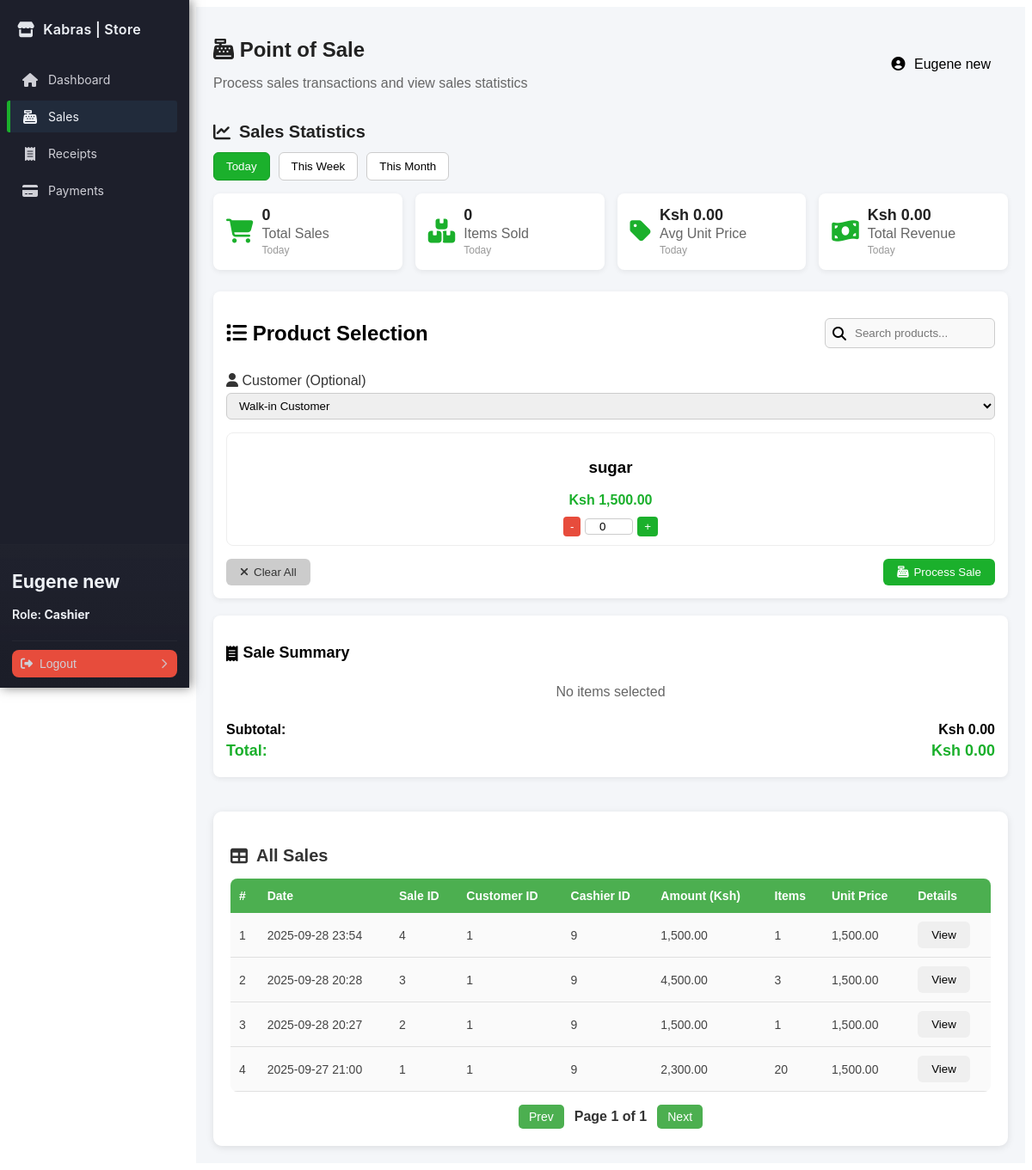
/cashier/sales.php (signed in), run on an earlier commit of the app's database.
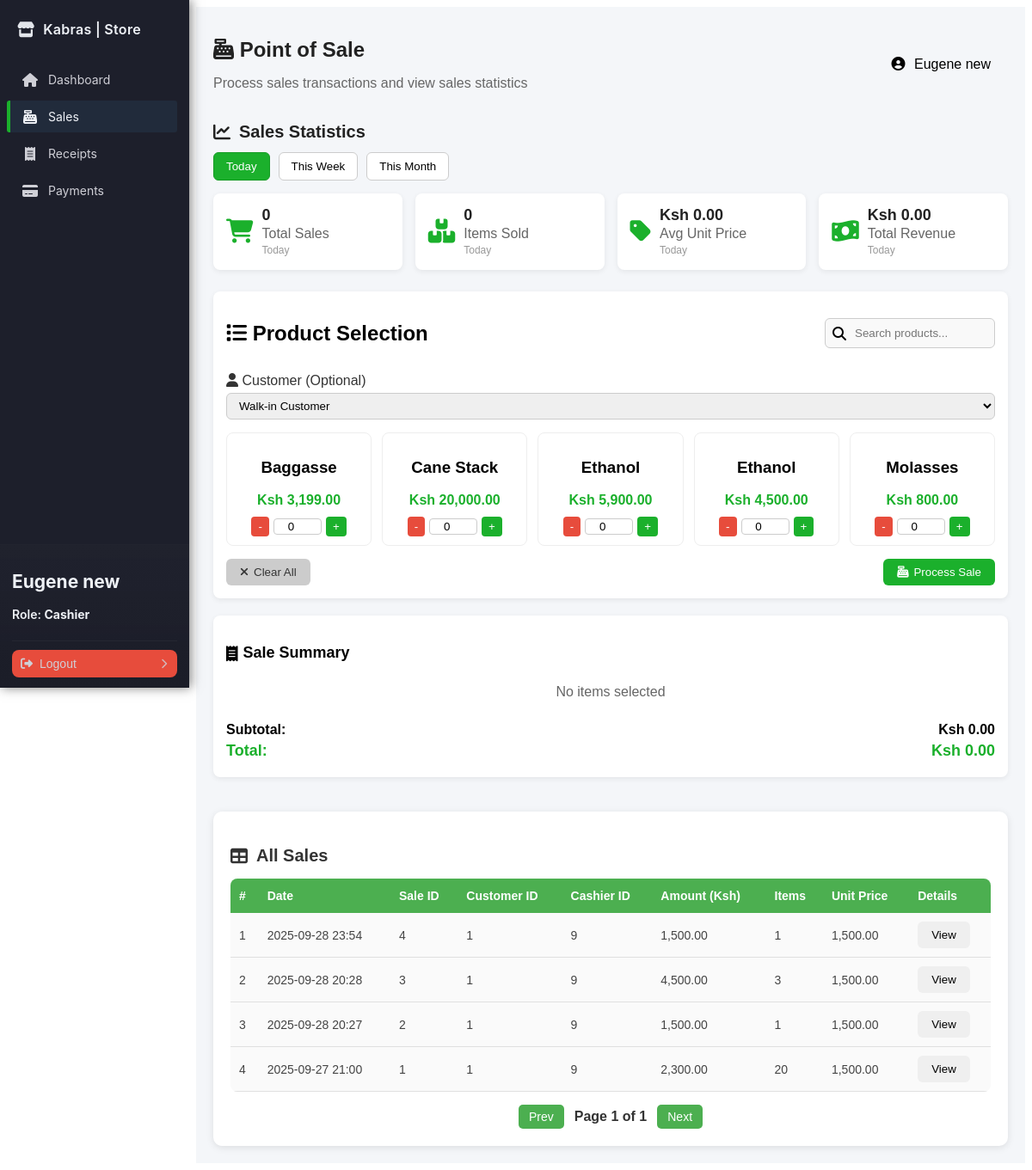
And on a later commit of the database.
### tables this page shows
CREATE TABLE `products` (
  `id` int NOT NULL AUTO_INCREMENT,
  `name` varchar(100) NOT NULL,
  `category` varchar(50) DEFAULT NULL,
  `description` text,
  `price` decimal(10,2) NOT NULL,
  `stock_quantity` int DEFAULT '0',
  `unit` varchar(20) DEFAULT NULL,
  `batch_number` varchar(50) DEFAULT NULL,
  `expiry_date` date DEFAULT NULL,
  `production_date` date DEFAULT NULL,
  `supplier` varchar(100) DEFAULT NULL,
  `status` varchar(20) DEFAULT 'active',
  `created_by` int DEFAULT NULL,
  `created_at` timestamp NULL DEFAULT CURRENT_TIMESTAMP,
  `updated_at` timestamp NULL DEFAULT CURRENT_TIMESTAMP ON UPDATE CURRENT_TIMESTAMP,
  PRIMARY KEY (`id`),
  KEY `created_by` (`created_by`),
  CONSTRAINT `products_ibfk_1` FOREIGN KEY (`created_by`) REFERENCES `users` (`id`)
);

CREATE TABLE `sale_items` (
  `id` int NOT NULL AUTO_INCREMENT,
  `sale_id` int NOT NULL,
  `product_id` int NOT NULL,
  `quantity` int NOT NULL,
  `unit_price` decimal(10,2) NOT NULL,
  PRIMARY KEY (`id`),
  KEY `sale_id` (`sale_id`),
  KEY `product_id` (`product_id`),
  CONSTRAINT `sale_items_ibfk_1` FOREIGN KEY (`sale_id`) REFERENCES `sales` (`id`),
  CONSTRAINT `sale_items_ibfk_2` FOREIGN KEY (`product_id`) REFERENCES `products` (`id`)
);

CREATE TABLE `sales` (
  `id` int NOT NULL AUTO_INCREMENT,
  `customer_id` int DEFAULT NULL,
  `user_id` int NOT NULL,
  `total_amount` decimal(10,2) NOT NULL,
  `sale_date` timestamp NULL DEFAULT CURRENT_TIMESTAMP,
  PRIMARY KEY (`id`),
  KEY `user_id` (`user_id`),
  CONSTRAINT `sales_ibfk_1` FOREIGN KEY (`user_id`) REFERENCES `users` (`id`)
);

### config/database.php (called while the page is built, shortened)
<?php
class Database
{
    private $host = 'localhost';
    private $db   = 'kabras_store';
    private $user = 'root';
    private $pass = 'Hunter42.';
    private $charset = 'utf8mb4';
    public function connect()
    {
        $dsn = "mysql:host={$this->host};dbname={$this->db};charset={$this->charset}";
        try {
            $this->pdo = new PDO($dsn, $this->user, $this->pass, [
                PDO::ATTR_ERRMODE => PDO::ERRMODE_EXCEPTION,
                PDO::ATTR_DEFAULT_FETCH_MODE => PDO::FETCH_ASSOC,
            ]);
            return $this->pdo;
        } catch (PDOException $e) {
            die('Database connection failed: ' . $e->getMessage());
        }
    }
}

### handlers/AuthHandler.php (called while the page is built, shortened)
<?php
require_once __DIR__ . '/../app/models/User.php';
class AuthHandler
{
    private $sessionTimeout = 3600;
    public function __construct()
    {
        $this->userModel = new User();
        $defaultAdminEmail = 'admin@kabrasugar.com';
        if (!$this->userModel->findByEmail($defaultAdminEmail)) {
            $adminData = [
                'name' => 'Default Admin',
                'email' => $defaultAdminEmail,
                'phone' => '',
                'national_id' => '',
                'password' => 'hunter123',
                'role' => 'admin'
            ];
            $this->userModel->createUser($adminData);
        }
    }
    public function isLoggedIn()
    {
        return isset($_SESSION['user_id']) &&
            (time() - $_SESSION['login_time']) < $this->sessionTimeout;
    }
    public function getCurrentUser()
    {
        return [
            "id" => $_SESSION['user_id'],
            "name" => $_SESSION['user_name'],
            "email" => $_SESSION['user_email'],
            "role" => $_SESSION['user_role']
        ];
    }
}

### app/models/User.php (called while the page is built, shortened)
<?php
require_once __DIR__ . '../../../config/database.php';
class User
{
    private $db;
    public function __construct()
    {
        $this->db = (new Database())->connect();
    }
    public function findByEmail($email)
    {
        $sql = "SELECT * FROM users WHERE email = :email LIMIT 1";
        $stmt = $this->db->prepare($sql);
        $stmt->execute([':email' => $email]);
        return $stmt->fetch(PDO::FETCH_ASSOC);
    }
}

### handlers/SalesHandler.php (called while the page is built, shortened)
<?php
require_once __DIR__ . '/../config/database.php';
class SalesHandler
{
    private $db;
    public function __construct()
    {
        $this->db = (new Database())->connect();
    }
    public function getProducts()
    {
        $stmt = $this->db->prepare("SELECT * FROM products WHERE status = 'active' ORDER BY name ASC");
        $stmt->execute();
        return $stmt->fetchAll(PDO::FETCH_ASSOC);
    }
    public function getSalesByCashier($cashierId)
    {
        $stmt = $this->db->prepare("
            SELECT s.*, si.product_id, si.quantity, si.unit_price, p.name AS product_name
            FROM sales s
            JOIN sale_items si ON s.id = si.sale_id
            JOIN products p ON si.product_id = p.id
            WHERE s.user_id = :uid
            ORDER BY s.sale_date DESC
        ");
        $stmt->execute([':uid' => $cashierId]);
        return $stmt->fetchAll(PDO::FETCH_ASSOC);
    }
    public function getRecentSales($cashierId, $limit = 10)
    {
        $stmt = $this->db->prepare("
            SELECT s.*, si.product_id, si.quantity, si.unit_price, p.name AS product_name
            FROM sales s
            JOIN sale_items si ON s.id = si.sale_id
            JOIN products p ON si.product_id = p.id
            WHERE s.user_id = :uid
            ORDER BY s.sale_date DESC
            LIMIT :lim
        ");
        $stmt->bindValue(':uid', $cashierId, PDO::PARAM_INT);
        $stmt->bindValue(':lim', $limit, PDO::PARAM_INT);
        $stmt->execute();
        return $stmt->fetchAll(PDO::FETCH_ASSOC);
    }
}

### cashier/sales.php (the view, shortened to what the changed rows need)
<?php
require_once '../handlers/AuthHandler.php';
require_once '../handlers/SalesHandler.php';
$authHandler = new AuthHandler();
$salesHandler = new SalesHandler();
$currentUser = $authHandler->getCurrentUser();
$products = $salesHandler->getProducts();
$recentSales = $salesHandler->getRecentSales($currentUser['id'], 10);
?>
<!DOCTYPE html>
<html lang="en">
<head>
    <link rel="stylesheet" href="../assets/css/sidebar.css">
    <link rel="stylesheet" href="../assets/css/cashier-sale.css">
    <link rel="stylesheet" href="https://cdnjs.cloudflare.com/ajax/libs/font-awesome/6.0.0/css/all.min.css">
</head>
<body>
    <?php include '../includes/sidebar.php'; ?>
    <main class="main-content">
        <div class="page-header">
            <div class="header-left">
                <h1><i class="fas fa-cash-register"></i> Point of Sale</h1>
            </div>
        </div>
        <div class="stats-dashboard">
            <h2><i class="fas fa-chart-line"></i> Sales Statistics</h2>
        </div>
        <div class="sales-container">
            <div class="sales-left">
                <div class="section-header">
                    <h2><i class="fas fa-list"></i> Product Selection</h2>
                </div>
                <form method="POST" action="sales.php" id="salesForm">
                    <div class="products-grid">
                        <?php foreach ($products as $product): ?>
                            <div class="product-card" data-product-name="<?= strtolower($product['name']); ?>">
                                <div class="product-info">
                                    <h3><?= htmlspecialchars($product['name']); ?></h3>
                                    <p class="product-price">Ksh <?= number_format($product['price'], 2); ?></p>
                                </div>
                                <div class="quantity-controls">
                                    <button type="button" class="qty-btn minus"
                                        data-product="<?= $product['id']; ?>">-</button>
                                    <input type="number" name="items[<?= $product['id']; ?>]" value="0" min="0"
                                        class="qty-input" data-price="<?= $product['price']; ?>"
                                        data-product="<?= $product['id']; ?>">
                                    <button type="button" class="qty-btn plus"
                                        data-product="<?= $product['id']; ?>">+</button>
                                </div>
                            </div>
                        <?php endforeach; ?>
                    </div>
                </form>
            </div>
            <div class="all-sales">
                <div class="sales-table-wrapper">
                    <table id="salesTable" class="sales-table">
                        <thead>
                            <tr>
                                <th>#</th>
                                <th>Date</th>
                                <th>Sale ID</th>
                                <th>Customer ID</th>
                                <th>Cashier ID</th>
                                <th>Amount (Ksh)</th>
                                <th>Items</th>
                                <th>Unit Price</th>
                                <th>Details</th>
                            </tr>
                        </thead>
                        <tbody>
                            <?php
                            $allSales = $salesHandler->getSalesByCashier($currentUser['id']);
                            if (!empty($allSales)):
                                $rowNum = 1;
                                foreach ($allSales as $sale): ?>
                                    <tr>
                                        <td><?= $rowNum++; ?></td>
                                        <td><?= date('Y-m-d H:i', strtotime($sale['sale_date'])); ?></td>
                                        <td><?= $sale['id']; ?></td>
                                        <td><?= $sale['customer_id'] ?? '-'; ?></td>
                                        <td><?= $sale['user_id']; ?></td>
                                        <td><?= number_format($sale['total_amount'], 2); ?></td>
                                        <td><?= $sale['quantity']; ?></td>
                                        <td><?= number_format($sale['unit_price'], 2); ?></td>
                                        <td>
                                            <button class="btn btn-info btn-sm">View</button>
                                        </td>
                                    </tr>
                                <?php endforeach;
                            else: ?>
                                <tr>
                                    <td colspan="8" class="no-sales">No sales found</td>
                                </tr>
                            <?php endif; ?>
                        </tbody>
                    </table>
                </div>
            </div>
        </div>
    </main>
</body>
</html>

### includes/sidebar.php (shortened to what the changed rows need)
<?php
$role = isset($_SESSION['user_role']) ? $_SESSION['user_role'] : '';
$menu = [
    'common' => [
        ['label' => 'Dashboard', 'href' => 'dashboard.php', 'icon' => 'fas fa-home'],
    ],
    'Admin' => [
        ['label' => 'User Management', 'href' => '/admin/users.php', 'icon' => 'fas fa-users'],
        ['label' => 'Assign Roles', 'href' => '/admin/roles.php', 'icon' => 'fas fa-user-cog'],
        ['label' => 'System Backup', 'href' => '/admin/backup.php', 'icon' => 'fas fa-server'],
    ],
    'StoreKeeper' => [
        ['label' => 'Stock Entry', 'href' => 'stock_entry.php', 'icon' => 'fas fa-box-open'],
        ['label' => 'Stock Levels', 'href' => 'stock_levels.php', 'icon' => 'fas fa-boxes'],
        ['label' => 'Stock Alerts', 'href' => 'stock_alerts.php', 'icon' => 'fas fa-exclamation-triangle'],
    ],
    'Cashier' => [
        ['label' => 'Sales', 'href' => 'sales.php', 'icon' => 'fas fa-cash-register'],
        ['label' => 'Receipts', 'href' => 'receipts.php', 'icon' => 'fas fa-receipt'],
        ['label' => 'Payments', 'href' => 'payments.php', 'icon' => 'fas fa-credit-card'],
    ],
    'Manager' => [
        ['label' => 'Sales Reports', 'href' => 'reports.php', 'icon' => 'fas fa-chart-line'],
        ['label' => 'Discounts & Refunds', 'href' => 'discounts.php', 'icon' => 'fas fa-percentage'],
        ['label' => 'Store Performance', 'href' => 'performance.php', 'icon' => 'fas fa-tachometer-alt'],
    ],
    'Accountant' => [
        ['label' => 'Audit Reports', 'href' => 'audit_reports.php', 'icon' => 'fas fa-file-alt'],
        ['label' => 'Compliance', 'href' => 'compliance.php', 'icon' => 'fas fa-balance-scale'],
        ['label' => 'Financial Reports', 'href' => 'finance.php', 'icon' => 'fas fa-file-invoice-dollar'],
    ],
];
$items = $menu['common'];
if (isset($menu[$role])) {
    $items = array_merge($items, $menu[$role]);
}
?>
<link rel="stylesheet" href="https://cdnjs.cloudflare.com/ajax/libs/font-awesome/6.4.0/css/all.min.css"
 />
<aside class="sidebar" role="navigation" aria-label="Main Sidebar">
    <div class="sidebar-inner">
        <nav class="sidebar-nav">
            <ul>
                <?php foreach ($items as $it): ?>
                <li>
                    <a href="<?= htmlspecialchars($it['href']) ?>"
                        class="<?= (basename($_SERVER['PHP_SELF']) === basename($it['href'])) ? 'active' : '' ?>">
                        <i class="<?= htmlspecialchars($it['icon']) ?>" aria-hidden="true"></i>
                        <span class="label"><?= htmlspecialchars($it['label']) ?></span>
                    </a>
                </li>
                <?php endforeach; ?>
            </ul>
        </nav>
        <div class="sidebar-footer" role="region" aria-label="User actions">
            <div class="user-name">
                <h2>
                    <?php
                    if (isset($currentUser) && isset($currentUser['name']) && $currentUser['name']) {
                        echo htmlspecialchars($currentUser['name']);
                    } elseif (isset($_SESSION['user_name']) && $_SESSION['user_name']) {
                        echo htmlspecialchars($_SESSION['user_name']);
                    } else {
                        echo 'Guest';
                    }
                    ?>
                </h2>
            </div>
        </div>
    </div>
</aside>

What changed in the data, as far as the page shows it:
no longer on this page (row edited): products: name "sugar", price "1,500.00"
added products: name "Baggasse", price "3,199.00"
added products: name "Cane Stack", price "20,000.00"
added products: name "Ethanol", price "5,900.00"
added products: name "Ethanol", price "4,500.00"
added products: name "Molasses", price "800.00"
